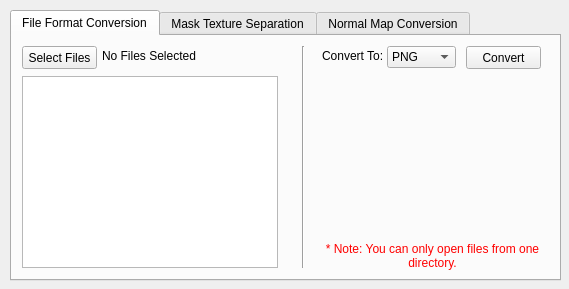
<?xml version="1.0" encoding="UTF-8"?>
<ui version="4.0">
 <class>mainWindow</class>
 <widget class="QMainWindow" name="mainWindow">
  <property name="geometry">
   <rect>
    <x>0</x>
    <y>0</y>
    <width>569</width>
    <height>289</height>
   </rect>
  </property>
  <property name="windowTitle">
   <string>Fortnite Texture Tools</string>
  </property>
  <widget class="QWidget" name="centralWidget">
   <widget class="QTabWidget" name="tabWidget">
    <property name="geometry">
     <rect>
      <x>10</x>
      <y>10</y>
      <width>551</width>
      <height>271</height>
     </rect>
    </property>
    <property name="currentIndex">
     <number>0</number>
    </property>
    <widget class="QWidget" name="tab_1">
     <attribute name="title">
      <string>File Format Conversion</string>
     </attribute>
     <widget class="QPushButton" name="pushButton">
      <property name="geometry">
       <rect>
        <x>10</x>
        <y>10</y>
        <width>75</width>
        <height>23</height>
       </rect>
      </property>
      <property name="text">
       <string>Select Files</string>
      </property>
     </widget>
     <widget class="QTextBrowser" name="textBrowser">
      <property name="geometry">
       <rect>
        <x>10</x>
        <y>40</y>
        <width>256</width>
        <height>192</height>
       </rect>
      </property>
      <property name="lineWrapMode">
       <enum>QTextEdit::NoWrap</enum>
      </property>
     </widget>
     <widget class="QLabel" name="label">
      <property name="geometry">
       <rect>
        <x>90</x>
        <y>12</y>
        <width>171</width>
        <height>16</height>
       </rect>
      </property>
      <property name="text">
       <string>No Files Selected</string>
      </property>
     </widget>
     <widget class="Line" name="line">
      <property name="geometry">
       <rect>
        <x>290</x>
        <y>10</y>
        <width>3</width>
        <height>222</height>
       </rect>
      </property>
      <property name="orientation">
       <enum>Qt::Vertical</enum>
      </property>
     </widget>
     <widget class="QLabel" name="label_2">
      <property name="geometry">
       <rect>
        <x>310</x>
        <y>12</y>
        <width>61</width>
        <height>16</height>
       </rect>
      </property>
      <property name="text">
       <string>Convert To:</string>
      </property>
     </widget>
     <widget class="QComboBox" name="comboBox">
      <property name="geometry">
       <rect>
        <x>375</x>
        <y>10</y>
        <width>69</width>
        <height>22</height>
       </rect>
      </property>
      <item>
       <property name="text">
        <string>PNG</string>
       </property>
      </item>
      <item>
       <property name="text">
        <string>TGA</string>
       </property>
      </item>
     </widget>
     <widget class="QPushButton" name="pushButton_2">
      <property name="geometry">
       <rect>
        <x>454</x>
        <y>10</y>
        <width>75</width>
        <height>23</height>
       </rect>
      </property>
      <property name="contextMenuPolicy">
       <enum>Qt::PreventContextMenu</enum>
      </property>
      <property name="text">
       <string>Convert</string>
      </property>
     </widget>
     <widget class="QLabel" name="label_7">
      <property name="geometry">
       <rect>
        <x>300</x>
        <y>200</y>
        <width>241</width>
        <height>41</height>
       </rect>
      </property>
      <property name="text">
       <string>&lt;html&gt;&lt;head/&gt;&lt;body&gt;&lt;p&gt;&lt;span style=&quot; color:#ff0000;&quot;&gt;* Note: You can only open files from one directory.&lt;/span&gt;&lt;/p&gt;&lt;/body&gt;&lt;/html&gt;</string>
      </property>
      <property name="alignment">
       <set>Qt::AlignCenter</set>
      </property>
      <property name="wordWrap">
       <bool>true</bool>
      </property>
     </widget>
    </widget>
    <widget class="QWidget" name="tab_2">
     <attribute name="title">
      <string>Mask Texture Separation</string>
     </attribute>
     <widget class="Line" name="line_2">
      <property name="geometry">
       <rect>
        <x>290</x>
        <y>10</y>
        <width>3</width>
        <height>222</height>
       </rect>
      </property>
      <property name="orientation">
       <enum>Qt::Vertical</enum>
      </property>
     </widget>
     <widget class="QPushButton" name="pushButton_3">
      <property name="geometry">
       <rect>
        <x>10</x>
        <y>10</y>
        <width>75</width>
        <height>23</height>
       </rect>
      </property>
      <property name="text">
       <string>Select Files</string>
      </property>
     </widget>
     <widget class="QLabel" name="label_3">
      <property name="geometry">
       <rect>
        <x>310</x>
        <y>42</y>
        <width>61</width>
        <height>16</height>
       </rect>
      </property>
      <property name="text">
       <string>Convert To:</string>
      </property>
     </widget>
     <widget class="QComboBox" name="comboBox_2">
      <property name="geometry">
       <rect>
        <x>375</x>
        <y>40</y>
        <width>69</width>
        <height>22</height>
       </rect>
      </property>
      <item>
       <property name="text">
        <string>PNG</string>
       </property>
      </item>
      <item>
       <property name="text">
        <string>TGA</string>
       </property>
      </item>
     </widget>
     <widget class="QPushButton" name="pushButton_4">
      <property name="geometry">
       <rect>
        <x>454</x>
        <y>40</y>
        <width>75</width>
        <height>23</height>
       </rect>
      </property>
      <property name="contextMenuPolicy">
       <enum>Qt::PreventContextMenu</enum>
      </property>
      <property name="text">
       <string>Separate</string>
      </property>
     </widget>
     <widget class="QTextBrowser" name="textBrowser_2">
      <property name="geometry">
       <rect>
        <x>10</x>
        <y>40</y>
        <width>256</width>
        <height>192</height>
       </rect>
      </property>
      <property name="lineWrapMode">
       <enum>QTextEdit::NoWrap</enum>
      </property>
     </widget>
     <widget class="QLabel" name="label_4">
      <property name="geometry">
       <rect>
        <x>90</x>
        <y>12</y>
        <width>171</width>
        <height>16</height>
       </rect>
      </property>
      <property name="text">
       <string>No Files Selected</string>
      </property>
     </widget>
     <widget class="QCheckBox" name="checkBox">
      <property name="geometry">
       <rect>
        <x>310</x>
        <y>10</y>
        <width>221</width>
        <height>17</height>
       </rect>
      </property>
      <property name="text">
       <string>Invert Roughness Map</string>
      </property>
     </widget>
     <widget class="QLabel" name="label_8">
      <property name="geometry">
       <rect>
        <x>300</x>
        <y>200</y>
        <width>241</width>
        <height>41</height>
       </rect>
      </property>
      <property name="text">
       <string>&lt;html&gt;&lt;head/&gt;&lt;body&gt;&lt;p&gt;&lt;span style=&quot; color:#ff0000;&quot;&gt;* Note: You can only open files from one directory.&lt;/span&gt;&lt;/p&gt;&lt;/body&gt;&lt;/html&gt;</string>
      </property>
      <property name="alignment">
       <set>Qt::AlignCenter</set>
      </property>
      <property name="wordWrap">
       <bool>true</bool>
      </property>
     </widget>
     <widget class="QLabel" name="label_11">
      <property name="geometry">
       <rect>
        <x>300</x>
        <y>70</y>
        <width>241</width>
        <height>71</height>
       </rect>
      </property>
      <property name="text">
       <string>&lt;html&gt;&lt;head/&gt;&lt;body&gt;&lt;p&gt;_M Textures:&lt;br/&gt;R - AO, G - Cavity, B - Subsurf&lt;br/&gt;_S Textures:&lt;br/&gt;R - Specular, G - Metallic, B - Roughness&lt;/p&gt;&lt;/body&gt;&lt;/html&gt;</string>
      </property>
      <property name="textFormat">
       <enum>Qt::AutoText</enum>
      </property>
      <property name="scaledContents">
       <bool>false</bool>
      </property>
      <property name="alignment">
       <set>Qt::AlignCenter</set>
      </property>
      <property name="wordWrap">
       <bool>false</bool>
      </property>
      <property name="indent">
       <number>-1</number>
      </property>
     </widget>
    </widget>
    <widget class="QWidget" name="tab_3">
     <attribute name="title">
      <string>Normal Map Conversion</string>
     </attribute>
     <widget class="QLabel" name="label_6">
      <property name="geometry">
       <rect>
        <x>90</x>
        <y>12</y>
        <width>171</width>
        <height>16</height>
       </rect>
      </property>
      <property name="text">
       <string>No Files Selected</string>
      </property>
     </widget>
     <widget class="QPushButton" name="pushButton_6">
      <property name="geometry">
       <rect>
        <x>454</x>
        <y>10</y>
        <width>75</width>
        <height>23</height>
       </rect>
      </property>
      <property name="contextMenuPolicy">
       <enum>Qt::PreventContextMenu</enum>
      </property>
      <property name="text">
       <string>Convert</string>
      </property>
     </widget>
     <widget class="QComboBox" name="comboBox_3">
      <property name="geometry">
       <rect>
        <x>375</x>
        <y>10</y>
        <width>69</width>
        <height>22</height>
       </rect>
      </property>
      <item>
       <property name="text">
        <string>PNG</string>
       </property>
      </item>
      <item>
       <property name="text">
        <string>TGA</string>
       </property>
      </item>
     </widget>
     <widget class="QTextBrowser" name="textBrowser_3">
      <property name="geometry">
       <rect>
        <x>10</x>
        <y>40</y>
        <width>256</width>
        <height>192</height>
       </rect>
      </property>
      <property name="lineWrapMode">
       <enum>QTextEdit::NoWrap</enum>
      </property>
     </widget>
     <widget class="Line" name="line_3">
      <property name="geometry">
       <rect>
        <x>290</x>
        <y>10</y>
        <width>3</width>
        <height>222</height>
       </rect>
      </property>
      <property name="orientation">
       <enum>Qt::Vertical</enum>
      </property>
     </widget>
     <widget class="QLabel" name="label_5">
      <property name="geometry">
       <rect>
        <x>310</x>
        <y>12</y>
        <width>61</width>
        <height>16</height>
       </rect>
      </property>
      <property name="text">
       <string>Convert To:</string>
      </property>
     </widget>
     <widget class="QPushButton" name="pushButton_5">
      <property name="geometry">
       <rect>
        <x>10</x>
        <y>10</y>
        <width>75</width>
        <height>23</height>
       </rect>
      </property>
      <property name="text">
       <string>Select Files</string>
      </property>
     </widget>
     <widget class="QLabel" name="label_9">
      <property name="geometry">
       <rect>
        <x>300</x>
        <y>200</y>
        <width>241</width>
        <height>41</height>
       </rect>
      </property>
      <property name="text">
       <string>&lt;html&gt;&lt;head/&gt;&lt;body&gt;&lt;p&gt;&lt;span style=&quot; color:#ff0000;&quot;&gt;* Note: You can only open files from one directory.&lt;/span&gt;&lt;/p&gt;&lt;/body&gt;&lt;/html&gt;</string>
      </property>
      <property name="alignment">
       <set>Qt::AlignCenter</set>
      </property>
      <property name="wordWrap">
       <bool>true</bool>
      </property>
     </widget>
     <widget class="QLabel" name="label_10">
      <property name="geometry">
       <rect>
        <x>300</x>
        <y>40</y>
        <width>241</width>
        <height>51</height>
       </rect>
      </property>
      <property name="text">
       <string> This will switch your Normal Map texture between DirectX and OpenGL formats by inverting the green channel of the image.</string>
      </property>
      <property name="alignment">
       <set>Qt::AlignCenter</set>
      </property>
      <property name="wordWrap">
       <bool>true</bool>
      </property>
     </widget>
    </widget>
   </widget>
  </widget>
 </widget>
 <resources/>
 <connections/>
</ui>
